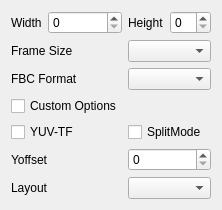
<?xml version="1.0" encoding="UTF-8"?>
<ui version="4.0">
 <class>FrameHandler</class>
 <widget class="QWidget" name="FrameHandler">
  <property name="geometry">
   <rect>
    <x>0</x>
    <y>0</y>
    <width>171</width>
    <height>66</height>
   </rect>
  </property>
  <property name="windowTitle">
   <string>Form</string>
  </property>
  <layout class="QVBoxLayout" name="wrapperLayout">
   <item>
    <layout class="QGridLayout" name="frameHandlerLayout" rowstretch="0,0,0,0,0,0,0,0,0" columnstretch="0,1,0,1">
     <item row="3" column="2" colspan="2">
      <widget class="QComboBox" name="frameSizeComboBox">
       <property name="toolTip">
        <string>Choose from a list of commonly used frame sizes.</string>
       </property>
      </widget>
     </item>
     <item row="4" column="0" colspan="2">
      <widget class="QLabel" name="labelFBCFormat">
       <property name="text">
        <string>FBC Format</string>
       </property>
      </widget>
     </item>
     <item row="4" column="2" colspan="2">
      <widget class="QComboBox" name="fbcFormatComboBox"/>
     </item>
     <item row="5" column="0" colspan="2">
      <widget class="QCheckBox" name="afbcCustomOptionsCheckBox">
       <property name="text">
        <string>Custom Options</string>
       </property>
      </widget>
     </item>
     <item row="6" column="0" colspan="2">
      <widget class="QCheckBox" name="afbcYuvTfCheckBox">
       <property name="text">
        <string>YUV-TF</string>
       </property>
      </widget>
     </item>
     <item row="6" column="2" colspan="2">
      <widget class="QCheckBox" name="afbcSplitModeCheckBox">
       <property name="text">
        <string>SplitMode</string>
       </property>
      </widget>
     </item>
     <item row="7" column="0" colspan="2">
      <widget class="QLabel" name="labelAfbcYoffset">
       <property name="text">
        <string>Yoffset</string>
       </property>
      </widget>
     </item>
     <item row="7" column="2" colspan="2">
      <widget class="QSpinBox" name="afbcYoffsetSpinBox">
       <property name="minimum">
        <number>0</number>
       </property>
       <property name="maximum">
        <number>15</number>
       </property>
      </widget>
     </item>
     <item row="8" column="0" colspan="2">
      <widget class="QLabel" name="labelAfbcLayout">
       <property name="text">
        <string>Layout</string>
       </property>
      </widget>
     </item>
     <item row="8" column="2" colspan="2">
      <widget class="QComboBox" name="afbcLayoutComboBox"/>
     </item>
     <item row="1" column="1">
      <widget class="QSpinBox" name="widthSpinBox">
       <property name="toolTip">
        <string>The width of the item in pixel.</string>
       </property>
       <property name="whatsThis">
        <string/>
       </property>
      </widget>
     </item>
     <item row="1" column="3">
      <widget class="QSpinBox" name="heightSpinBox">
       <property name="toolTip">
        <string>The height of the item in pixel.</string>
       </property>
       <property name="whatsThis">
        <string/>
       </property>
      </widget>
     </item>
     <item row="1" column="0">
      <widget class="QLabel" name="label_2">
       <property name="toolTip">
        <string>The width of the item in pixel.</string>
       </property>
       <property name="whatsThis">
        <string/>
       </property>
       <property name="text">
        <string>Width</string>
       </property>
      </widget>
     </item>
     <item row="3" column="0" colspan="2">
      <widget class="QLabel" name="label">
       <property name="toolTip">
        <string>Choose from a list of commonly used frame sizes.</string>
       </property>
       <property name="text">
        <string>Frame Size</string>
       </property>
      </widget>
     </item>
     <item row="1" column="2">
      <widget class="QLabel" name="label_3">
       <property name="toolTip">
        <string>The height of the item in pixel.</string>
       </property>
       <property name="whatsThis">
        <string/>
       </property>
       <property name="text">
        <string>Height</string>
       </property>
      </widget>
     </item>
    </layout>
   </item>
  </layout>
 </widget>
 <tabstops>
  <tabstop>widthSpinBox</tabstop>
  <tabstop>heightSpinBox</tabstop>
  <tabstop>frameSizeComboBox</tabstop>
  <tabstop>fbcFormatComboBox</tabstop>
  <tabstop>afbcCustomOptionsCheckBox</tabstop>
  <tabstop>afbcYuvTfCheckBox</tabstop>
  <tabstop>afbcSplitModeCheckBox</tabstop>
  <tabstop>afbcYoffsetSpinBox</tabstop>
  <tabstop>afbcLayoutComboBox</tabstop>
 </tabstops>
 <resources/>
 <connections/>
</ui>
